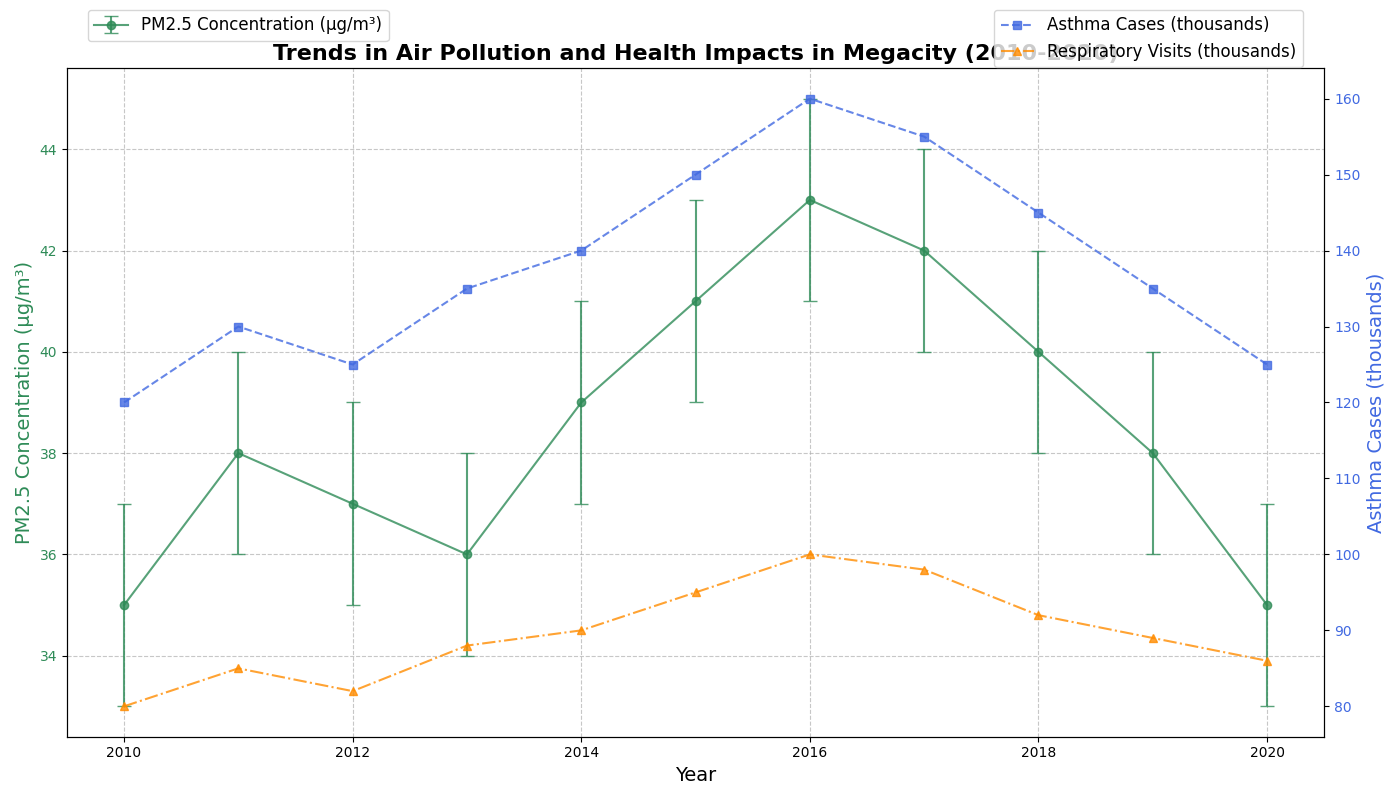

This chart was generated by the following Python code:
import matplotlib.pyplot as plt
import numpy as np

years = np.arange(2010, 2021)
pm25_concentration = np.array([35, 38, 37, 36, 39, 41, 43, 42, 40, 38, 35])
asthma_cases = np.array([120, 130, 125, 135, 140, 150, 160, 155, 145, 135, 125])
respiratory_visits = np.array([80, 85, 82, 88, 90, 95, 100, 98, 92, 89, 86])
errors_pm25 = np.array([2 for _ in range(len(years))])

fig, ax1 = plt.subplots(figsize=(14, 8))

ax1.errorbar(years, pm25_concentration, yerr=errors_pm25, label='PM2.5 Concentration (µg/m³)', fmt='-o', capsize=5, color='seagreen', alpha=0.8)
ax1.set_xlabel('Year', fontsize=14)
ax1.set_ylabel('PM2.5 Concentration (µg/m³)', fontsize=14, color='seagreen')
ax1.tick_params(axis='y', labelcolor='seagreen')

ax2 = ax1.twinx()
ax2.plot(years, asthma_cases, label='Asthma Cases (thousands)', linestyle='--', marker='s', color='royalblue', alpha=0.8)
ax2.set_ylabel('Asthma Cases (thousands)', fontsize=14, color='royalblue')
ax2.tick_params(axis='y', labelcolor='royalblue')

ax2.plot(years, respiratory_visits, label='Respiratory Visits (thousands)', linestyle='-.', marker='^', color='darkorange', alpha=0.8)

plt.title("Trends in Air Pollution and Health Impacts in Megacity (2010-2020)", fontsize=16, fontweight='bold', wrap=True)

ax1.grid(True, linestyle='--', alpha=0.7)

ax1.legend(loc='upper left', bbox_to_anchor=(0.01, 1.1), fontsize=12)
ax2.legend(loc='upper right', bbox_to_anchor=(0.99, 1.1), fontsize=12)

plt.tight_layout()
plt.show()
